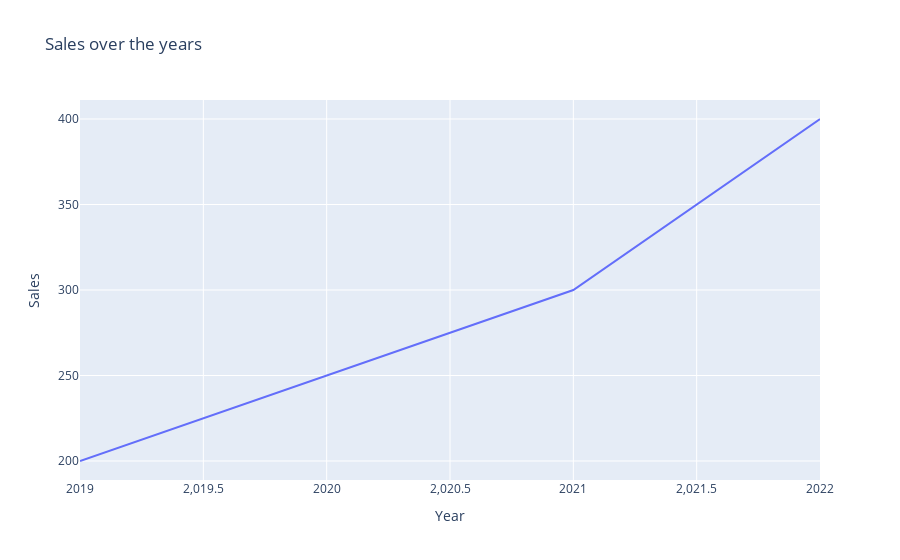

Notebook source saved alongside this figure:
### Code cell
#Line Chart
df = pd.DataFrame({
    "Year": [2019, 2020, 2021, 2022],
    "Sales": [200, 250, 300, 400]
})


fig=px.line(df,x="Year",y="Sales",title="Sales over the years")
fig.show()

### Figure 1 — Plotly figure (JSON) as saved in the notebook; plotly's stock layout.template omitted (floating-point values rounded to 4 significant figures)
{"data": [{"hovertemplate": "Year=%{x}<br>Sales=%{y}<extra></extra>", "legendgroup": "", "line": {"color": "#636efa", "dash": "solid"}, "marker": {"symbol": "circle"}, "mode": "lines", "name": "", "orientation": "v", "showlegend": false, "type": "scatter", "x": [2019, 2020, 2021, 2022], "xaxis": "x", "y": [200, 250, 300, 400], "yaxis": "y"}], "layout": {"legend": {"tracegroupgap": 0}, "title": {"text": "Sales over the years"}, "xaxis": {"anchor": "y", "domain": [0, 1], "title": {"text": "Year"}}, "yaxis": {"anchor": "x", "domain": [0, 1], "title": {"text": "Sales"}}}}
